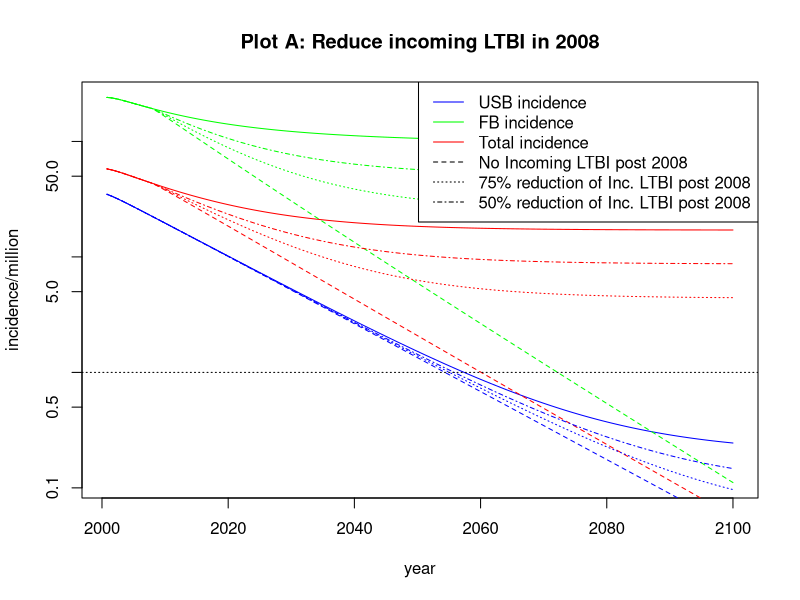
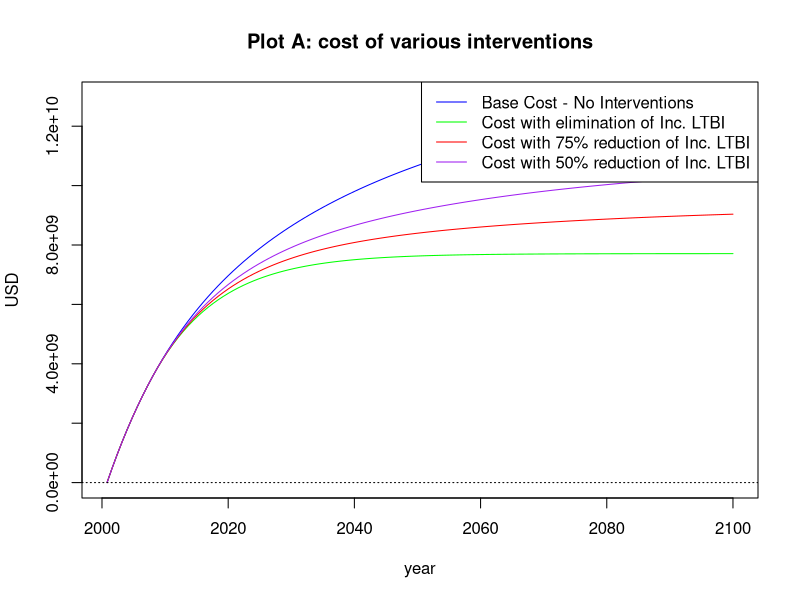
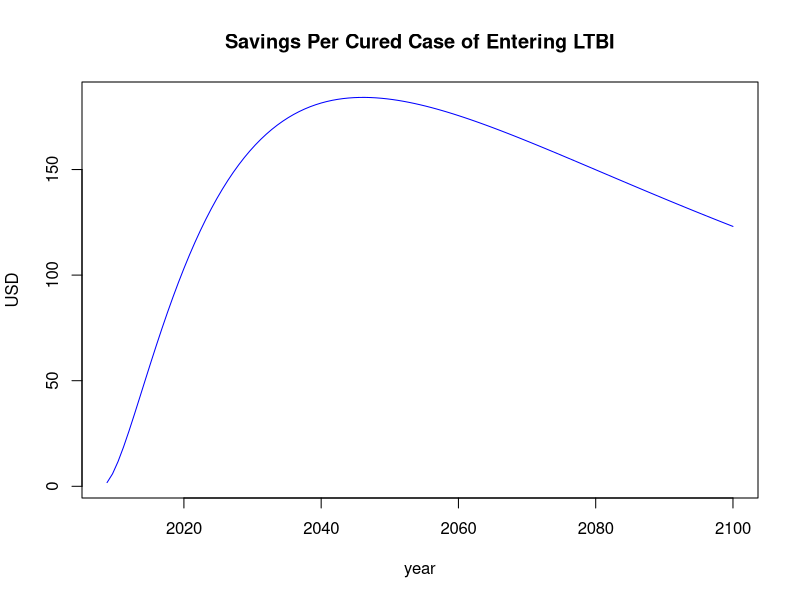

Write the R code that produced these figures, in order.
rkm <- function(Ydot,currY,deltaT,iter,startT=0){
  # This function performs a fourth-order Runge-Kutta Method on the system 
  # dY/dt = Ydot, and returns the next step after currY presuming timestep
  # length deltaT, and iteration iter
  tn   = deltaT*iter + startT
  k1   = Ydot(tn, currY)
  k2   = Ydot(tn + deltaT/2,currY + deltaT*k1/2)
  k3   = Ydot(tn + deltaT/2,currY + deltaT*k2/2)
  k4   = Ydot(tn + deltaT,currY + deltaT*k3)
  newY <- currY + (deltaT/6)*(k1+2*k2+2*k3+k4)
  return(newY)
}

#Variables
mu0   <- 1/78      #Natural mortality rate USB per year
mu1   <- 1/53      #Natural mortality rate FB per year
ro    <- 0.018     #USB birth rate per year
alpha <- 0.005     #FB arrival rate per year
p     <- 0.103     #Fraction of new infections which are acute (fast progressors)
vF    <- 1.5       #Progression rate of acute infection per year
l0    <- 0.015     #Prevalence of LTBI in the USB population in 2000
l1    <- 0.211     #Prevalence of LTBI in the FB population in 2000: 
r0    <- 0.667     #Fraction of cases due to reactivation in the USB population
r1    <- 0.780     #Fraction of cases due to reactivation in the FB population
vL0   <- 0.0014    #Progression rate for reactivation (chronic LTBI) in the USB population per year
vL1   <- 0.0010    #Progression rate for reactivation (chronic LTBI) in the FB population per year
q     <- 0.708     #Fraction of infections progressing to infectious disease
mud   <- 0.115     #Mortality rate due to TB per year
x     <- 0.111     #Fraction of re-infected chronic LTBI moving to acute infection
ARI0  <- 0.030/100 #Annual risk of infection for USB in 2000
beta  <- 10.39     #Effective contact rate per year
e0    <- 0.965     #Fraction of preferred contacts with own population for USB
e1    <-0.985      #Fraction of preferred contacts with own population for FB
g     <- 0.0047    #Fraction of FB arrivals with LTBI who are fast progressors
phi0  <- 1.114     #Cumulative fraction self-cure and treatment of active disease for both populations pre year RATES (USB)
phi1  <- 1.167     #Cumulative fraction self-cure and treatment of active disease for both populations pre year RATES (FB)
sigmaF0 <- 1.296   #Cumulative fraction of treatment for acute infection for both populations per year RATES (USB)
sigmaF1 <- 1.301   #Cumulative fraction of treatment for acute infection for both populations per year RATES (FB)
sigmaLBase <- 0.057 #Treatment rate for chronic LTBI per year
fBase <- 0.187      #Fraction of FB arrivals with LTBI


#2010 New Cases in Population i (millions)
#source: http://www.cdc.gov/mmwr/preview/mmwrhtml/mm5105a3.htm
newCases0 <- .008714  #US-born
newCases1 <- .007554  #Foreign-born

#Initial Values
deltaT   <- .8    #The length of each time step (years).
finalYr  <- 100   #In years
totT     <- floor(finalYr/deltaT)  #Time steps
cutoffT <- floor(8/deltaT)

#Matrix of compartment values
S0 <- S1 <- F0 <- F1 <- L0 <- L1 <- I0 <- I1 <- J0 <- J1 <- N0 <- N1 <- rep(0,totT)  #compartment values
cL0 <- cF0 <- cI0 <- cJ0 <- cL1 <- cF1 <- cI1 <- cJ1 <- cN0 <- cN1 <- rep(0,totT)    #costs associated with each compartment
#Ct <- Cl <- rep(0,totT)  #total costs for active and latent treatment
LTBIEn <- rep(0,totT)    #FB arrivals with LTBI entering the USA
natdeath0 <- natdeath1 <- rep(0,totT)                               #natural deaths
tbdeath0 <- tbdeath1 <- tbdeathD0 <- tbdeathD1 <- rep(0,totT)       #TB deaths, TB deaths with discounting
progAcute0 <- progChron0 <- progAcute1 <- progChron1 <- rep(0,totT) #Progression from Acute, Chronic LTBI to Active TB
progTotalD0 <- progTotalD1 <- rep(0,totT)                           #Progression to Active TB with discounting
exogenous0 <- exogenous1 <- rep(0,totT)                             #Exogenous re-Infections

# ALSO TOOK OUT Ct,Cl FROM VECTOR BELOW
P <- data.frame(S0,F0,L0,I0,J0,S1,F1,L1,I1,J1,N0,N1,cL0,cF0,cI0,cJ0,cL1,cF1,cI1,cJ1,cN0,cN1,LTBIEn,natdeath0,natdeath1,tbdeath0,tbdeath1,tbdeathD0,tbdeathD1,progAcute0,progChron0,progAcute1,progChron1,progTotalD0, progTotalD1, exogenous0,exogenous1)
#C <- data.frame(cL0,cF0,cI0,cJ0,cL1,cF1,cI1,cJ1,cN0,cN1)
IN0 <- IN1 <- INall <- rep(0,totT)

#Total Population
P$N0[1] <- 250
P$N1[1] <- 31.4
#Acute (Fast) LTBI, new cases
P$F0[1] <- (1-r0)*(newCases0)/vF
P$F1[1] <- (1-r1)*(newCases1)/vF
#Chronic (Long) LTBI
P$L0[1] <- r0*(newCases0)/vL0
P$L1[1] <- r1*(newCases1)/vL1
#Infectious TB
P$I0[1] <- q*newCases0/(mu0 + mud + phi0)
P$I1[1] <- q*newCases1/(mu1 + mud + phi1)
#Non-Infectious TB
P$J0[1] <- (1-q)*newCases0/(mu0 + mud + phi0)
P$J1[1] <- (1-q)*newCases1/(mu1 + mud + phi1)
#Susceptible
P$S0[1] <- P$N0[1] - P$F0[1] - P$L0[1] - P$I0[1] - P$J0[1]
P$S1[1] <- P$N1[1] - P$F1[1] - P$L1[1] - P$I1[1] - P$J1[1]

#Cost Initial Values are all zero. 
probHosp <- .49  #Probability of hospitalization for active TB treatment
efficacyLTBI  <- .9
adherenceLTBI <- .64
probLTBItreatsuccess <- efficacyLTBI*adherenceLTBI #Probability of LTBI treatment success
costtb   <- 2985   #Cost of TB treatment without hopsitalization
costhosp <- 25495  #Cost of TB treatment with hospitalization
costLTBI <- 403.45 #Cost of LTBI treatment

#Cost Parameter Values: 
Ct <- costtb*(1-probHosp) + costhosp*probHosp #in USD (source: Dylan online supplement page 11-12)
Cl <- costLTBI/probLTBItreatsuccess           #in USD (source: Dylan online supplement page 10)
discRt  <- 0.03  #Rate of time discounting (used for health states as well)

P$LTBIEn[1]      <- 0.263109
P$natdeath0[1]   <- 0
P$natdeath1[1]   <- 0
P$tbdeath0[1]    <- 0
P$tbdeath1[1]    <- 0
P$progAcute0[1]  <- 0
P$progChron0[1]  <- 0
P$progAcute1[1]  <- 0
P$progChron1[1]  <- 0
P$exogenous0[1]  <- 0
P$exogenous1[1]  <- 0

hill <- function(sigmaL,f,transmission=1,incLTBI=1,initial=cutoffT,final=totT,dataSet=P){#,costDataSet=C){
  #Differential Equation Functions
  Ddt <- function(t,v) {
    discV = 1/(1.03^t)  #amount costs, health states are discounted each time step
    #parameter values initialized for each time step
    c01     <- (1-e0)*((1-e1)*v$N1)/((1-e0)*v$N0 + (1-e1)*v$N1)  #proportion of contacts made with FB individuals  (USB)
    c00     <- 1 - c01                                           #proportion of contacts made with USB individuals (USB)
    c10     <- (1-e1)*((1-e0)*v$N0)/((1-e0)*v$N0 + (1-e1)*v$N1)  #proportion of contacts made with USB individuals (FB)
    c11     <- 1 - c10                                           #proportion of contacts made with FB individuals  (FB)
    dLTBIEn      <- f*alpha*(v$N0+v$N1) #FB arrivals with LTBI entering
    dnatdeath0   <- mu0 * v$N0          #Natural deaths (USB)
    dnatdeath1   <- mu1 * v$N1          #Natural deaths (FB)
    dtbdeath0    <- mud * (v$I0 + v$J0) #TB deaths (USB)
    dtbdeath1    <- mud * (v$I1 + v$J1) #TB deaths (FB)
    dtbdeathD0   <- discV * dtbdeath0   #TB deaths with discounting (USB)
    dtbdeathD1   <- discV * dtbdeath1   #TB deaths with discounting (FB)
    dprogAcute0  <- vF*v$F0             #Acute LTBI progressions to Active TB disease (USB)
    dprogAcute1  <- vF*v$F1             #Acute LTBI progressions to Active TB disease (FB)
    dprogChron0  <- vL0*v$L0            #Chronic LTBI progressions to Active TB disease (USB)
    dprogChron1  <- vL1*v$L1            #Chronic LTBI progressions to Active TB disease (FB)
    dprogTotalD0 <- discV * (dprogAcute0 + dprogChron0) #Progression to Active TB with discounting (USB)
    dprogTotalD1 <- discV * (dprogAcute1 + dprogChron1) #Progression to Active TB with discounting (FB)
    lambda0      <- transmission*(beta*(c00*(v$I0/v$N0) + c01*(v$I1/v$N1)))  #Forces of Infection (USB)
    lambda1      <- transmission*(beta*(c10*(v$I0/v$N0) + c11*(v$I1/v$N1)))  #Forces of Infection (FB)
    dexogenous0	 <- x*p*lambda0*v$L0    #Exogenous re-infections of Chronic LTBI to Acute LTBI (USB)
    dexogenous1  <- x*p*lambda1*v$L1    #Exogenous re-infections of Chronic LTBI to Acute LTBI (FB)
    
    #Difference Equations (USB)
    dS0     <- ro*(v$N0+v$N1) + sigmaF0*v$F0 + sigmaL*v$L0 + phi0*(v$I0+v$J0) - lambda0*v$S0 - mu0*v$S0
    dF0     <- p*lambda0*v$S0 + dexogenous0 - (mu0 + vF + sigmaF0)*v$F0
    dL0     <- (1-p)*lambda0*v$S0 - dexogenous0 - (mu0 + vL0 + sigmaL)*v$L0
    dI0     <- q*(dprogAcute0 + dprogChron0) - (mu0 + mud + phi0)*v$I0
    dJ0     <- (1-q)*(dprogAcute0 + dprogChron0) - (mu0 + mud + phi0)*v$J0
    
    #Difference Equations (FB)
    dS1     <- (1-incLTBI)*dLTBIEn+(1-f)*alpha*(v$N0+v$N1) + sigmaF1*v$F1 + sigmaL*v$L1 + phi1*(v$I1 + v$J1) - lambda1*v$S1 - mu1*v$S1
    dF1     <- g*p*dLTBIEn*incLTBI + p*lambda1*v$S1 + dexogenous1 - (mu1 + vF + sigmaF1)*v$F1
    dL1     <- (1-g*p)*dLTBIEn*incLTBI + (1-p)*lambda1*v$S1 - dexogenous1 - (mu1 + vL1 +sigmaL)*v$L1
    dI1     <- q*(dprogAcute1 + dprogChron1) - (mu1 + mud + phi1)*v$I1
    dJ1     <- (1-q)*(dprogAcute1 + dprogChron1) - (mu1 + mud + phi1)*v$J1
    
    dN0     <- 0
    dN1     <- 0
    
    #Cost calculations
    dcL0    <- discV * Cl * sigmaL  * 1e6 * v$L0                    #cost for Chronic LTBI cures      (USB)
    dcF0    <- discV * Cl * sigmaF0 * 1e6 * v$F0                    #cost for Acute LTBI cures        (USB)
    dcI0    <- discV * Ct * q*(dprogAcute0 + dprogChron0) * 1e6     #cost for Infectious TB cures     (USB)
    dcJ0    <- discV * Ct * (1-q)*(dprogAcute0 + dprogChron0) * 1e6 #cost for Non-Infectious TB cures (USB)
    dcL1    <- discV * Cl * sigmaL  * 1e6 * v$L1                    #cost for Chronic LTBI cures      (FB)
    dcF1    <- discV * Cl * sigmaF1 * 1e6 * v$F1                    #cost for Acute LTBI cures        (FB)
    dcI1    <- discV * Ct * q*(dprogAcute1 + dprogChron1) * 1e6     #cost for Infectious TB cures     (FB)
    dcJ1    <- discV * Ct * (1-q)*(dprogAcute1 + dprogChron1) * 1e6 #cost for Non-Infectious TB cures (FB)
    dcN0    <- 0  #Total cost for all treatments (USB)
    dcN1    <- 0  #Total cost for all treatments (FB)
    
    return( c(dS0,dF0,dL0,dI0,dJ0,dS1,dF1,dL1,dI1,dJ1,dN0,dN1,dcL0,dcF0,dcI0,dcJ0,dcL1,dcF1,dcI1,dcJ1,dcN0,dcN1,dLTBIEn*incLTBI,dnatdeath0,dnatdeath1,dtbdeath0,dtbdeath1,dprogAcute0,dprogChron0,dprogAcute1,dprogChron1,dprogTotalD0, dprogTotalD1, dexogenous0,dexogenous1) )
  }
  
  for (i in initial:(final-1)) {
  	dataSet[i+1,]    <- rkm(Ddt,dataSet[i,],deltaT,i)
  	dataSet$N0[i+1]  <- sum(dataSet[i+1,1:5])
  	dataSet$N1[i+1]  <- sum(dataSet[i+1,6:10])
  	dataSet$cN0[i+1] <- sum(dataSet[i+1,13:16])
  	dataSet$cN1[i+1] <- sum(dataSet[i+1,17:20])
  }
  return(dataSet)
}

generateIncidence <- function(dataSet) {
    IN0   <- 1e6 * (vF*dataSet$F0 + vL0*dataSet$L0)/dataSet$N0
    IN1   <- 1e6 * (vF*dataSet$F1 + vL1*dataSet$L1)/dataSet$N1
    INall <- 1e6 * (vF*(dataSet$F0 + dataSet$F1) + vL0*dataSet$L0 + vL1*dataSet$L1)/(dataSet$N0 + dataSet$N1)
	return(data.frame(IN0,IN1,INall))
}

P       <- hill(sigmaLBase,fBase,1,1,1,totT)
baseInc <- generateIncidence(P)
years   <- seq(2000+deltaT,2000+finalYr,deltaT)

#plot incidence data
#  xlab, ylab  --> labels for x-, y-axes
#  log='y'     --> use logarithmic scale
#  ylim=yrange --> ensure we show all data
#  type="l"    --> draw line connecting data points
#  col="blue"  --> color of graph
#lines() plots data in the same window as the first plot() command

#Plot A: Where we eliminate incoming LTBI 100%, 75%, or 50%
noImmLTBI      <- hill(sigmaLBase,fBase,1,0)
noImmLTBIInc   <- generateIncidence(noImmLTBI)
someImmLTBI    <- hill(sigmaLBase,fBase,1,0.25)
someImmLTBIInc <- generateIncidence(someImmLTBI)
halfImmLTBI    <- hill(sigmaLBase,fBase,1,0.5)
halfImmLTBIInc <- generateIncidence(halfImmLTBI)

#When Calculating range, we presume that FB always has higher incidence rate
yrange <- range(c(0.5,baseInc$IN1,noImmLTBIInc$IN1,someImmLTBIInc$IN1,halfImmLTBIInc$IN1))
dev.new()
plot(years, baseInc$IN0, main="Plot A: Reduce incoming LTBI in 2008", log='y', xlab='year', ylab='incidence/million', ylim=yrange, type="l", col="blue")
lines(years, baseInc$INall, type="l", col="red")
lines(years, baseInc$IN1, type="l", col="green")
lines(years, noImmLTBIInc$IN0, type="l", col="blue", lty=2)
lines(years, noImmLTBIInc$INall, type="l", col="red", lty=2)
lines(years, noImmLTBIInc$IN1, type="l", col="green", lty=2)
lines(years, someImmLTBIInc$IN0, type="l", col="blue", lty=3)
lines(years, someImmLTBIInc$INall, type="l", col="red", lty=3)
lines(years, someImmLTBIInc$IN1, type="l", col="green", lty=3)
lines(years, halfImmLTBIInc$IN0, type="l", col="blue", lty=4)
lines(years, halfImmLTBIInc$INall, type="l", col="red", lty=4)
lines(years, halfImmLTBIInc$IN1, type="l", col="green", lty=4)
abline(h = 1, lty = 'dotted')
legend('topright', legend=c('USB incidence', 'FB incidence', 'Total incidence', 'No Incoming LTBI post 2008', '75% reduction of Inc. LTBI post 2008', '50% reduction of Inc. LTBI post 2008'), col=c("blue", "green", "red", "black","black","black"), lty=c(1,1,1,2,3,4))

#Cost Plot A:
yrange <- range(c(P$cN1+P$cN0,noImmLTBI$cN1+noImmLTBI$cN0,someImmLTBI$cN0+someImmLTBI$cN1,halfImmLTBI$cN0+halfImmLTBI$cN1))
dev.new()
plot(years, P$cN1+P$cN0, main="Plot A: cost of various interventions", xlab='year', ylab='USD', ylim=yrange, type="l", col="blue")
#lines(years, P$cN0, type="l", col="blue", lty=2)
#lines(years, P$cN1, type="l", col="blue", lty=3)
lines(years, noImmLTBI$cN0 + noImmLTBI$cN1, type="l", col="green", lty=1)
#lines(years, noImmLTBI$cN0, type="l", col="green", lty=2)
#lines(years, noImmLTBI$cN1, type="l", col="green", lty=3)
lines(years, someImmLTBI$cN0 + someImmLTBI$cN1, type="l", col="red", lty=1)
#lines(years, someImmLTBI$cN0, type="l", col="red", lty=2)
#lines(years, someImmLTBI$cN1, type="l", col="red", lty=3)
lines(years, halfImmLTBI$cN0 + halfImmLTBI$cN1, type="l", col="purple", lty=1)
#lines(years, halfImmLTBI$cN0, type="l", col="purple", lty=2)
#lines(years, halfImmLTBI$cN1, type="l", col="purple", lty=3)
abline(h = 1, lty = 'dotted')
legend('topright', legend=c('Base Cost - No Interventions', 'Cost with elimination of Inc. LTBI', 'Cost with 75% reduction of Inc. LTBI', 'Cost with 50% reduction of Inc. LTBI'), col=c("blue", "green", "red", "purple"), lty=c(1,1,1,1))

yearsPostCutoff <- years[(cutoffT+1):totT]
maxDifference   <- ((P$cN0+P$cN1)-(noImmLTBI$cN0+noImmLTBI$cN1))[(cutoffT+1):totT]
savingsPerCase  <- maxDifference/(1e6*P$LTBIEn[(cutoffT+1):totT])
dev.new()
plot(yearsPostCutoff, savingsPerCase, main="Savings Per Cured Case of Entering LTBI", xlab='year', ylab='USD', type="l", col="blue")



##Plot A: Where Transmission is cut after 2008
#noTrans    <- hill(sigmaLBase,fBase,0)
#noTransInc <- generateIncidence(noTrans)
#
##When Calculating range, we presume that FB always has higher incidence rate
#yrange <- range(c(0.5,baseInc$IN1,noTransInc$IN1))
#dev.new()
#plot(years, baseInc$IN0, main="Plot A: Cut Trans. in 2008", xlab='year', ylab='incidence/million', log = 'y', ylim=yrange, type="l", col="blue")
#lines(years, baseInc$INall, type="l", col="red")
#lines(years, baseInc$IN1, type="l", col="green")
#lines(years, noTransInc$IN0, type="l", col="blue", lty=2)
#lines(years, noTransInc$INall, type="l", col="red", lty=2)
#lines(years, noTransInc$IN1, type="l", col="green", lty=2)
#abline(h = 1, lty = 'dotted')
#legend('topright', legend=c('USB incidence', 'FB incidence', 'Total incidence', 'With Transmission Cutoff in 2008'), col=c("blue", "green", "red", "black"), lty=c(1,1,1,2))
#
##Plot B: Where LTBI treatment x2 or x4
#doubled    <-hill(sigmaLBase*2,fBase)
#doubledInc <- generateIncidence(doubled)
#quad       <- hill(sigmaLBase*4,fBase)
#quadInc    <- generateIncidence(quad)
#
##When Calculating range, we presume that FB always has higher incidence rate after 2008
#yrange <- range(c(0.5,baseInc$IN1,quadInc$IN1,doubledInc$IN1))
#dev.new()
#plot(years, baseInc$IN0, main="Plot B: Increase Chronic LTBI Treatment in 2008", xlab='year', ylab='incidence/million', log = 'y', ylim=yrange, type="l", col="blue")
#lines(years, baseInc$INall, type="l", col="red")
#lines(years, baseInc$IN1, type="l", col="green")
#lines(years, doubledInc$IN0, type="l", col="blue", lty=2)
#lines(years, doubledInc$INall, type="l", col="red", lty=2)
#lines(years, doubledInc$IN1, type="l", col="green", lty=2)
#lines(years, quadInc$IN0, type="l", col="blue", lty=3)
#lines(years, quadInc$INall, type="l", col="red", lty=3)
#lines(years, quadInc$IN1, type="l", col="green", lty=3)
#abline(h = 1, lty = 'dotted')
#legend('topright', legend=c('USB incidence', 'FB incidence', 'Total incidence', 'Chronic LTBI Treatment x2 in 2008', 'Chronic LTBI Treatment x4 in 2008'), col=c("blue", "green", "red", "black", "black"), lty=c(1,1,1,2,3))
#
##Plot C: Where FB arrivals cut in half, also LTBI treatment x2 or x4 after 2008
#halfFB           <- hill(sigmaLBase,fBase/2)
#halfFBInc        <- generateIncidence(halfFB)
#halfFBdoubled    <- hill(sigmaLBase*2,fBase/2)
#halfFBdoubledInc <- generateIncidence(halfFBdoubled)
#halfFBquad       <- hill(sigmaLBase*4,fBase/2)
#halfFBquadInc    <- generateIncidence(halfFBquad)
#
##When Calculating range, we presume that FB always has higher incidence rate
#yrange <- range(c(0.5,baseInc$IN1,quadInc$IN1,doubledInc$IN1))
#dev.new()
#plot(years, halfFBInc $IN0, main="Plot C: Half FB Arrival Rate, increase LTBI Treatment", xlab='year', ylab='incidence/million', log = 'y', ylim=yrange, type="l", col="blue")
#lines(years, halfFBInc $INall, type="l", col="red")
#lines(years, halfFBInc $IN1, type="l", col="green")
#lines(years, halfFBdoubledInc $IN0, type="l", col="blue", lty=2)
#lines(years, halfFBdoubledInc $INall, type="l", col="red", lty=2)
#lines(years, halfFBdoubledInc $IN1, type="l", col="green", lty=2)
#lines(years, halfFBquadInc $IN0, type="l", col="blue", lty=3)
#lines(years, halfFBquadInc $INall, type="l", col="red", lty=3)
#lines(years, halfFBquadInc $IN1, type="l", col="green", lty=3)
#abline(h = 1, lty = 'dotted')
#legend('topright', legend=c('USB incidence', 'FB incidence', 'Total incidence', 'Chronic LTBI Treatment x2 in 2008', 'Chronic LTBI Treatment x4 in 2008'), col=c("blue", "green", "red", "black", "black"), lty=c(1,1,1,2,3))
#
##Plot D: Where FB arrivals divided by 4, also LTBI treatment x2 or x4 after 2008
#quarterFB           <- hill(sigmaLBase,fBase/4)
#quarterFBInc        <- generateIncidence(quarterFB)
#quarterFBdoubled    <- hill(sigmaLBase*2,fBase/4)
#quarterFBdoubledInc <- generateIncidence(quarterFBdoubled)
#quarterFBquad       <- hill(sigmaLBase*4,fBase/4)
#quarterFBquadInc    <- generateIncidence(quarterFBquad)
#
##When Calculating range, we presume that FB always has higher incidence rate
#yrange <- range(c(0.5,baseInc$IN1,quadInc$IN1,doubledInc$IN1))
#dev.new()
#plot(years, quarterFBInc $IN0, main="Plot D: 1/4 FB Arrival Rate, increase LTBI Treatment", xlab='year', ylab='incidence/million', log = 'y', ylim=yrange, type="l", col="blue")
#lines(years, quarterFBInc $INall, type="l", col="red")
#lines(years, quarterFBInc $IN1, type="l", col="green")
#lines(years, quarterFBdoubledInc $IN0, type="l", col="blue", lty=2)
#lines(years, quarterFBdoubledInc $INall, type="l", col="red", lty=2)
#lines(years, quarterFBdoubledInc $IN1, type="l", col="green", lty=2)
#lines(years, quarterFBquadInc $IN0, type="l", col="blue", lty=3)
#lines(years, quarterFBquadInc $INall, type="l", col="red", lty=3)
#lines(years, quarterFBquadInc $IN1, type="l", col="green", lty=3)
#abline(h = 1, lty = 'dotted')
#legend('topright', legend=c('USB incidence', 'FB incidence', 'Total incidence', 'Chronic LTBI Treatment x2 in 2008', 'Chronic LTBI Treatment x4 in 2008'), col=c("blue", "green", "red", "black", "black"), lty=c(1,1,1,2,3))
